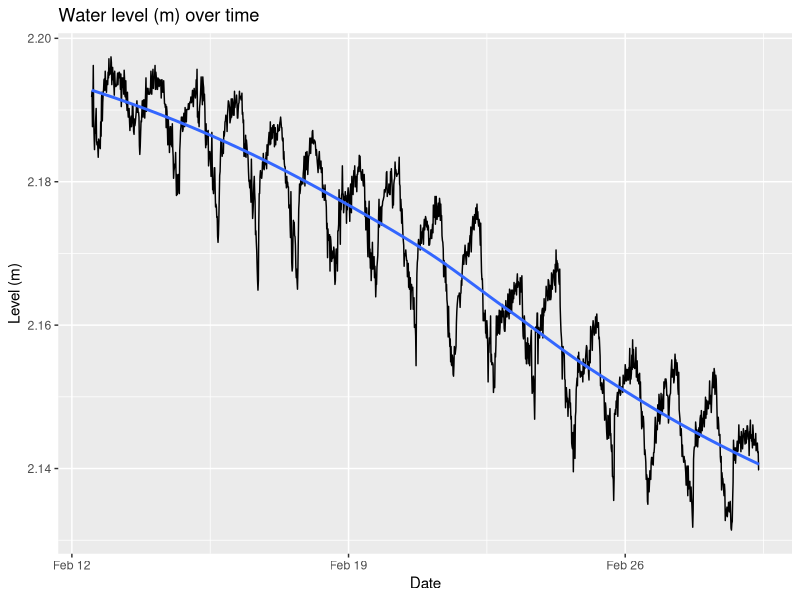
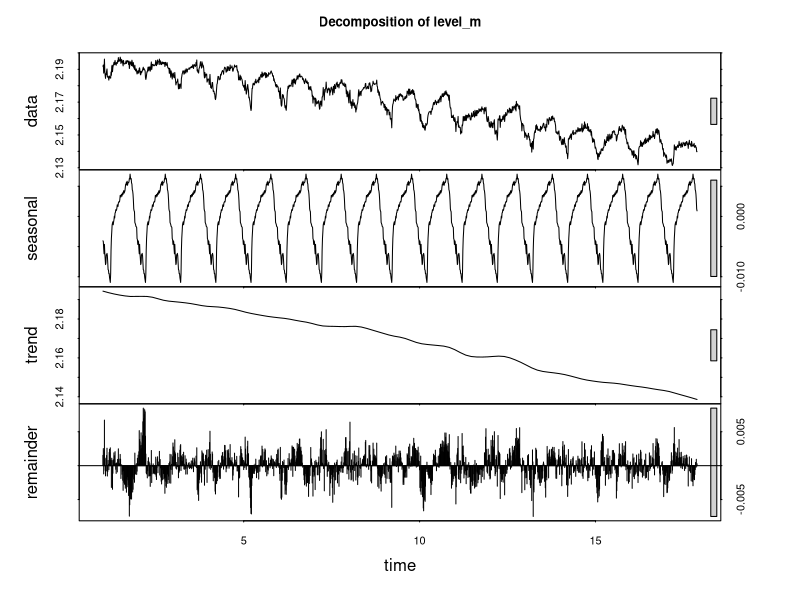
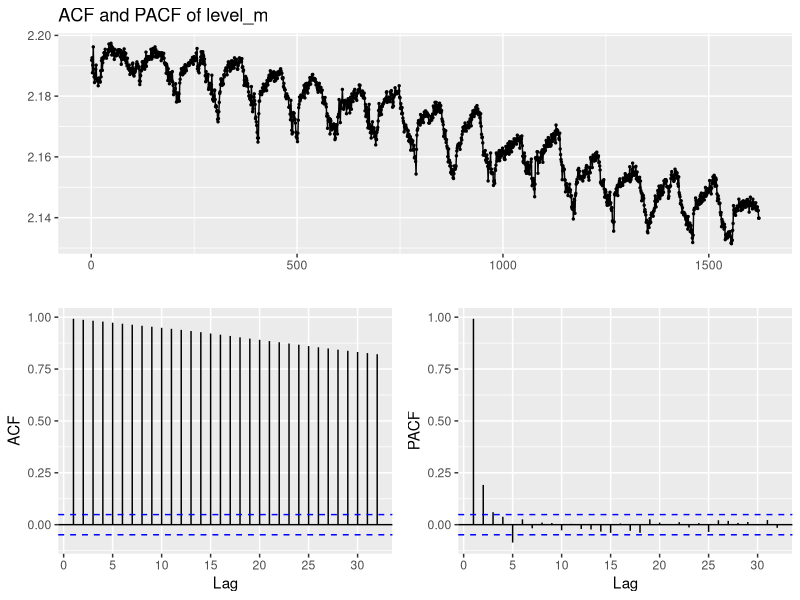
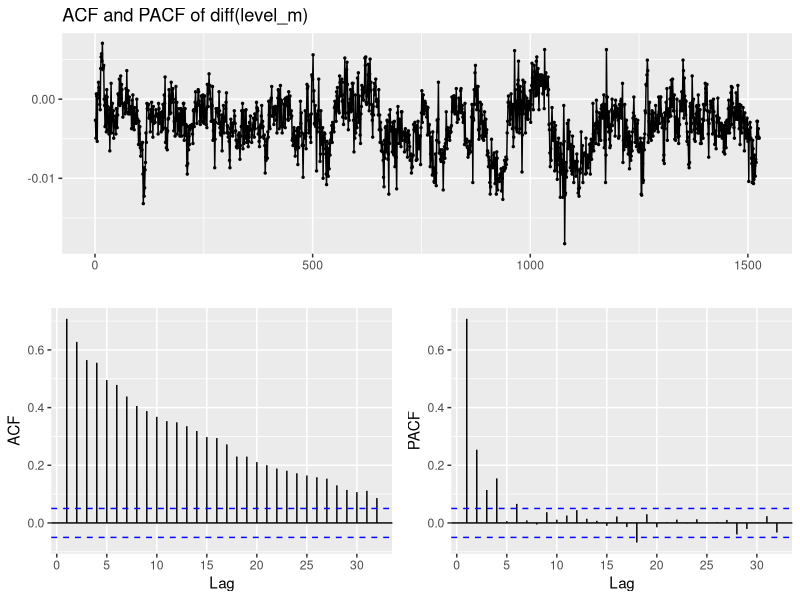
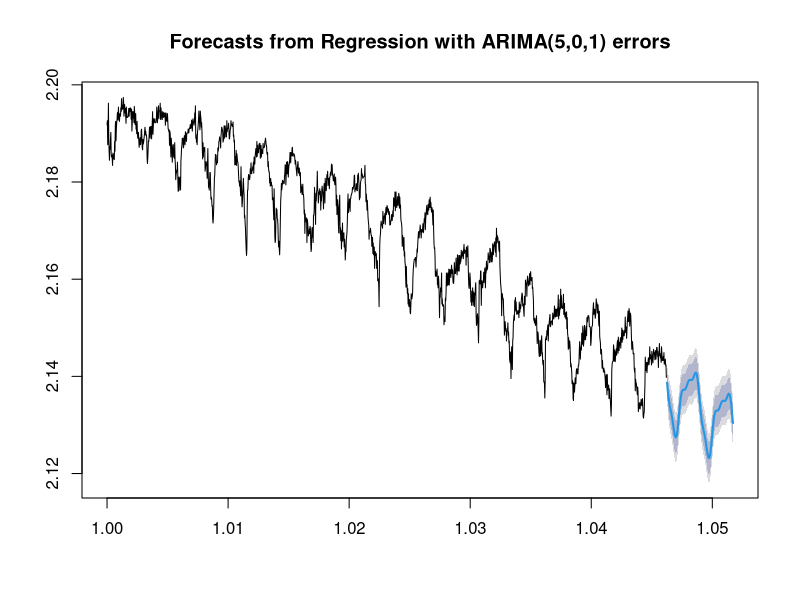

These charts were generated, in order, by the following R code:
## ---- chunk 1
knitr::opts_chunk$set(echo = TRUE)
## ---- chunk 2
library(tidyverse)
library(here)
library(forecast)
library(tseries)
## ---- chunk 3
here()

lv <- read_csv('data/180301 Level Data.csv')
head(lv, n=5)
## ---- chunk 4
lv$date_time <- as.POSIXct(lv$date_time, format = '%m/%d/%y %H:%M')
lv_df <- lv[c(2,5)]

cat('Absolute difference in water level over the period of', as.character(min(lv_df$date_time)), 'and', as.character(min(lv_df$date_time)), 'in meters:', max(lv_df$level_m) - min(lv_df$level_m))
## ---- chunk 5
ggplot(lv_df, aes(date_time, level_m)) +
    geom_line() +
    geom_smooth(method = 'loess', se = FALSE) +
    xlab('Date') +
    ylab('Level (m)') + 
    ggtitle('Water level (m) over time')
## ---- chunk 6
decomp_ts <- ts(lv_df$level_m, frequency = 96) %>%
    stl(s.window='periodic') %>%
    plot(main='Decomposition of level_m')
## ---- chunk 7
ggtsdisplay(lv_df$level_m, main='ACF and PACF of level_m')

ggtsdisplay(diff(lv_df$level_m, lag=96), main='ACF and PACF of diff(level_m)')
## ---- chunk 8
lv_adf <- adf.test(lv_df$level_m, k=96)
lv_diff_adf <- adf.test(diff(lv_df$level_m, lag=96), k=96)

cat('p-value from adf.test() of lv_df:', lv_adf$p.value)
cat('\np-value from adf.test() of seasonally differenced lv_df:', lv_diff_adf$p.value)
## ---- chunk 9
lv_ts <- msts(lv_df$level_m, seasonal.periods=c(96,35064))
## ---- chunk 10
auto_fit <- auto.arima(lv_ts, seasonal=FALSE, xreg=fourier(lv_ts, K=c(4,1)))
plot(forecast(auto_fit, h=192, xreg=fourier(lv_ts, K=c(4,1), h=192)))
